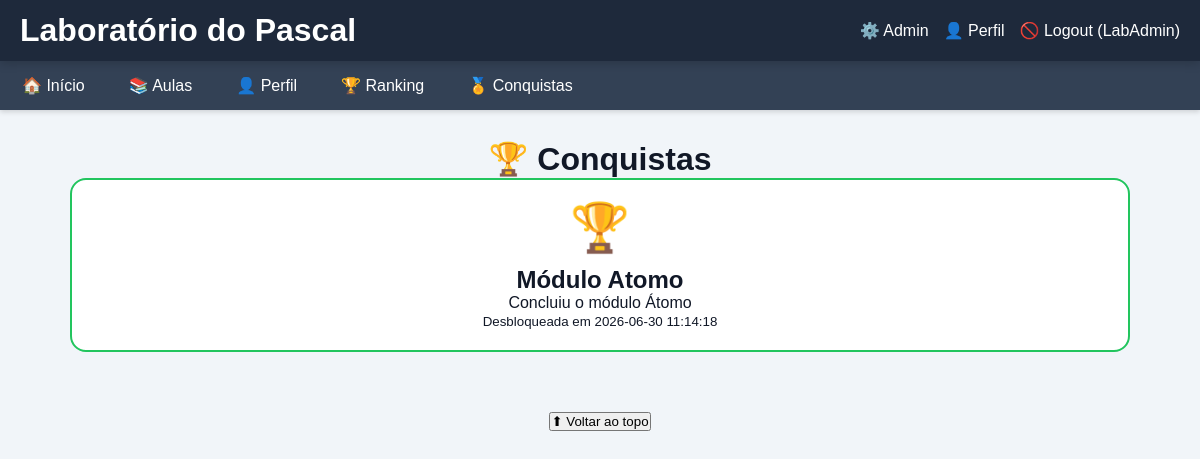
The app's page /conquistas (signed in) with its own data.
### tables this page shows
CREATE TABLE user_achievements (

    id INTEGER PRIMARY KEY AUTOINCREMENT,

    usuario_id INTEGER,

    achievement_id INTEGER,

    data_desbloqueio TEXT

);

CREATE TABLE achievements (

    id INTEGER PRIMARY KEY AUTOINCREMENT,

    nome TEXT,

    descricao TEXT,

    icone TEXT

);

### app.py (the view)
@app.route("/conquistas")
def conquistas():
    if "id" not in session:
        return redirect("/login")
    conn = sqlite3.connect(
        "site.db"
    )
    cursor = conn.cursor()
    cursor.execute(
        """
        SELECT
            a.id,
            a.nome,
            a.descricao,
            ua.data_desbloqueio
        FROM achievements a

        LEFT JOIN
        user_achievements ua

        ON a.id = ua.achievement_id

        AND ua.usuario_id = ?
        """,
        (
            session["id"],
        )
    )
    resultado = cursor.fetchall()
    conn.close()
    lista = []
    for linha in resultado:
        lista.append({
            "id": linha[0],
            "nome": linha[1],
            "descricao": linha[2],
            "desbloqueada":
                linha[3] is not None,
            "data":
                linha[3]
        })
    return render_template(
        "conquistas.html",
        conquistas=lista
    )

### templates/conquistas.html (shortened to what this page needs)
{% extends "base.html" %}
{% block content %}
<h1>
    🏆 Conquistas
</h1>
<div class="grade-conquistas">
{% for conquista in conquistas %}
    <div class="
        card-conquista
        {% if conquista.desbloqueada %}
            desbloqueada
        {% else %}
            bloqueada
        {% endif %}
    ">
        <div class="icone-conquista">
            {% if conquista.desbloqueada %}
                🏆
            {% else %}
                🔒
            {% endif %}
        </div>
        <h2>
            {{ conquista.nome }}
        </h2>
        <p>
            {{ conquista.descricao }}
        </p>
        {% if conquista.desbloqueada %}
            <small>
                Desbloqueada em
                {{ conquista.data }}
            </small>
        {% endif %}
    </div>
{% endfor %}
</div>
{% endblock %}

### static/css/style.css (style rules this page uses)
* { margin: 0; padding: 0; box-sizing: border-box; }
body { font-family: Arial, sans-serif; background: #f1f5f9; color: #111827; }
.conteudo h1 { display:flex; flex-direction:column; align-items:center; text-align:center; }
.grade-conquistas { display:grid; gap:20px; }
.card-conquista { padding:20px; border-radius:16px; text-align:center; }
.desbloqueada { background:#ffffff; border:2px solid #22c55e; }
.icone-conquista { font-size:3rem; margin-bottom:10px; }

### records on screen
user_achievements: nome "Módulo Atomo", descricao "Concluiu o módulo Átomo", data "2026-06-30 11:14:18"

### other values on screen
{{ session.usuario }} "LabAdmin"
